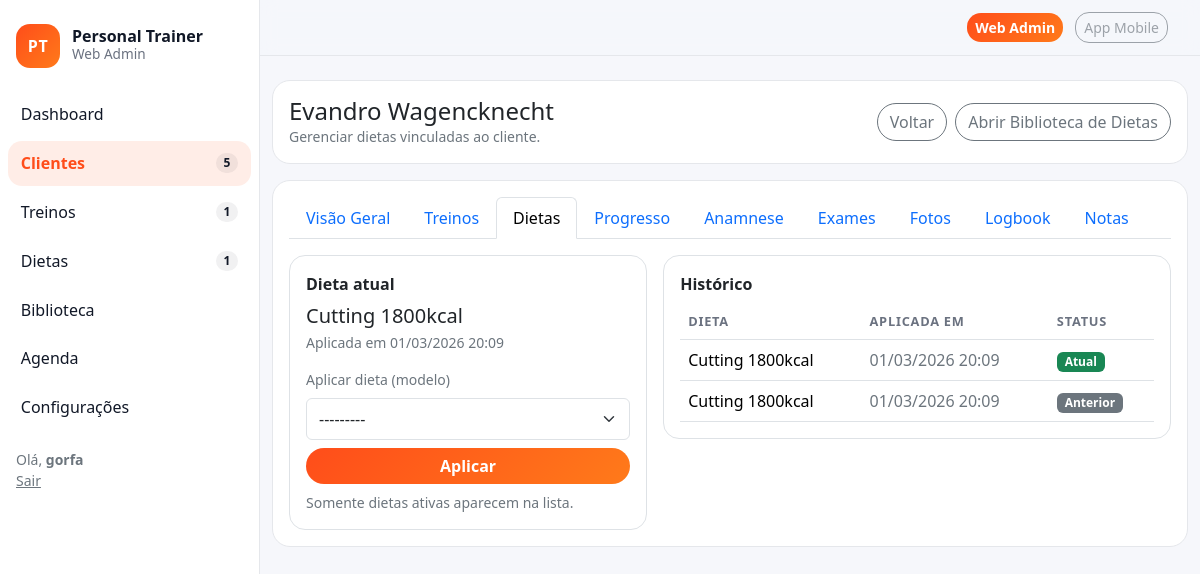
Page /crm/4/dietas/ (signed in) on the committed database.
### crm/models.py (models this page shows, shortened)
class Client(models.Model):
    class Status(models.TextChoices):
        ACTIVE = "active", "Ativo"
        PAUSED = "paused", "Pausado"
        ARCHIVED = "archived", "Arquivado"
    full_name = models.CharField("Nome", max_length=160)
    age = models.PositiveIntegerField("Idade", default=0)
    weight_kg = models.DecimalField("Peso (kg)", max_digits=5, decimal_places=1, default=0)
    height_m = models.DecimalField("Altura (m)", max_digits=4, decimal_places=2, default=0)
    status = models.CharField(max_length=16, choices=Status.choices, default=Status.ACTIVE)
    plan = models.ForeignKey(Plan, on_delete=models.SET_NULL, null=True, blank=True)
    last_activity_at = models.DateField("Última atividade", null=True, blank=True)
    created_at = models.DateTimeField(auto_now_add=True)

### diets/models.py (models this page shows)
class ClientDiet(models.Model):
    client = models.ForeignKey(Client, on_delete=models.CASCADE, related_name="diets")
    plan = models.ForeignKey(DietPlan, on_delete=models.PROTECT)
    applied_at = models.DateTimeField(auto_now_add=True)
    is_current = models.BooleanField(default=True)

class DietPlan(models.Model):
    name = models.CharField(max_length=120)
    total_kcal = models.PositiveIntegerField(default=0)
    is_active = models.BooleanField(default=True)
    def __str__(self) -> str:
        return self.name

### crm/views.py (the view, shortened to what this page needs)
# urls.py: path("<int:pk>/dietas/", views.ClientDietsView.as_view(), name="client_diets"),
class ClientDietsView(LoginRequiredMixin, TemplateView):
    template_name = "crm/client_diets.html"
    def get_client(self):
        return get_object_or_404(Client, pk=self.kwargs["pk"])
    def get_context_data(self, **kwargs):
        ctx = super().get_context_data(**kwargs)
        client = self.get_client()
        ctx["client"] = client
        ctx["current_diet"] = client.diets.select_related("plan").filter(is_current=True).first()
        ctx["history"] = client.diets.select_related("plan").order_by("-applied_at")[:20]
        ctx["plans"] = DietPlan.objects.filter(is_active=True).order_by("name")
        ctx["form"] = ApplyDietForm()
        ctx["active_tab"] = "dietas"
        return ctx

### diets/forms.py
class ApplyDietForm(forms.ModelForm):
    class Meta:
        model = ClientDiet
        fields = ["plan"]
    def __init__(self, *args, **kwargs):
        super().__init__(*args, **kwargs)
        self.fields["plan"].queryset = DietPlan.objects.filter(is_active=True).order_by("name")

### core/context_processors.py (called while the page is built)
def nav_counts(request):
    try:
        return {
            "nav_clients_count": Client.objects.filter(status=Client.Status.ACTIVE).count(),
            "nav_workouts_today": WorkoutPlan.objects.filter(is_active=True).count(),
            "nav_diets_active": DietPlan.objects.filter(is_active=True).count(),
            "nav_alerts_count": Alert.objects.filter(is_open=True).count(),
        }
    except Exception:
        return {"nav_clients_count": 0, "nav_workouts_today": 0, "nav_diets_active": 0, "nav_alerts_count": 0}

### crm/templates/crm/client_diets.html (shortened to what this page needs)
{% extends "base.html" %}
{% block content %}
<div class="card mb-3">
  <div class="card-body d-flex align-items-center justify-content-between flex-wrap gap-3">
    <div>
      <h1 class="h4 mb-0">{{ client.full_name }}</h1>
      <div class="text-secondary small">Gerenciar dietas vinculadas ao cliente.</div>
    </div>
    <div class="d-flex gap-2">
      <a class="btn btn-outline-secondary btn-pill" href="{% url 'crm:client_detail' client.pk %}">Voltar</a>
      <a class="btn btn-outline-secondary btn-pill" href="{% url 'diets:diet_list' %}">Abrir Biblioteca de Dietas</a>
    </div>
  </div>
</div>
<div class="card">
  <div class="card-body">
    {% include "crm/_client_tabs.html" with client=client active_tab=active_tab %}
    <div class="row g-3">
      <div class="col-12 col-lg-5">
        <div class="p-3 border rounded-4">
          <div class="fw-bold mb-2">Dieta atual</div>
          <div class="mb-3">
            {% if current_diet %}
              <div class="h5 mb-1">{{ current_diet.plan.name }}</div>
              <div class="text-secondary small">Aplicada em {{ current_diet.applied_at|date:"d/m/Y H:i" }}</div>
            {% else %}
              <div class="text-secondary">Nenhuma dieta aplicada.</div>
            {% endif %}
          </div>
          <form method="post" class="d-flex flex-column gap-2">
            <label class="small text-secondary">Aplicar dieta (modelo)</label>
            {{ form.plan }}
            <button class="btn btn-brand btn-pill" type="submit">Aplicar</button>
            <div class="small text-secondary">Somente dietas ativas aparecem na lista.</div>
          </form>
        </div>
      </div>
      <div class="col-12 col-lg-7">
        <div class="p-3 border rounded-4">
          <div class="fw-bold mb-2">Histórico</div>
          <div class="table-responsive">
            <table class="table align-middle mb-0">
              <thead>
                <tr>
                  <th>Dieta</th>
                  <th>Aplicada em</th>
                  <th>Status</th>
                </tr>
              </thead>
              <tbody>
                {% for it in history %}
                  <tr>
                    <td>{{ it.plan.name }}</td>
                    <td class="text-secondary">{{ it.applied_at|date:"d/m/Y H:i" }}</td>
                    <td>
                      {% if it.is_current %}
                        <span class="badge text-bg-success">Atual</span>
                      {% else %}
                        <span class="badge text-bg-secondary">Anterior</span>
                      {% endif %}
                    </td>
                  </tr>
                {% empty %}
                  <tr><td colspan="3" class="text-secondary">Sem histórico.</td></tr>
                {% endfor %}
              </tbody>
            </table>
          </div>
        </div>
      </div>
    </div>
  </div>
</div>
{% endblock %}

### templates/base.html (shortened to what this page needs)
{% load static %}
<!doctype html>
<html lang="pt-br">
<head>
  <link href="https://cdn.jsdelivr.net/npm/bootstrap@5.3.3/dist/css/bootstrap.min.css" rel="stylesheet">
  <link href="{% static 'css/theme.css' %}" rel="stylesheet">
</head>
<body class="app-body">
  <div class="app-shell">
    <aside class="app-sidebar">
      <div class="px-3 py-4">
        <div class="brand">
          <div class="brand-mark">PT</div>
          <div class="brand-name">
            <div class="brand-title">Personal Trainer</div>
            <div class="brand-sub">Web Admin</div>
          </div>
        </div>
      </div>
      <nav class="nav flex-column px-2">
        <a class="nav-link {% if request.resolver_match.url_name == 'dashboard' %}active{% endif %}"
           href="{% url 'dashboard' %}">
          <span>Dashboard</span>
        </a>
        <a class="nav-link {% if request.path|slice:':5' == '/crm/' %}active{% endif %}"
           href="{% url 'crm:client_list' %}">
          <span>Clientes</span>
          <span class="badge badge-metric">{{ nav_clients_count }}</span>
        </a>
        <a class="nav-link {% if request.path|slice:':9' == '/treinos/' %}active{% endif %}"
           href="{% url 'workouts:workout_list' %}">
          <span>Treinos</span>
          <span class="badge badge-metric">{{ nav_workouts_today }}</span>
        </a>
        <a class="nav-link {% if request.path|slice:':8' == '/dietas/' %}active{% endif %}"
           href="{% url 'diets:diet_list' %}">
          <span>Dietas</span>
          <span class="badge badge-metric">{{ nav_diets_active }}</span>
        </a>
        <a class="nav-link {% if request.path|slice:':12' == '/biblioteca/' %}active{% endif %}"
           href="{% url 'library:exercises' %}">
          <span>Biblioteca</span>
        </a>
        <a class="nav-link {% if request.path|slice:':10' == '/agenda/' %}active{% endif %}"
           href="{% url 'agenda:calendar' %}">
          <span>Agenda</span>
        </a>
        <a class="nav-link {% if request.path|slice:':10' == '/anamnese/' %}active{% endif %}"
           href="{% url 'anamnesis:builder' %}">
          <span>Configurações</span>
        </a>
        <div class="mt-3 px-2 small text-secondary">
          {% if request.user.is_authenticated %}
            Olá, <strong>{{ request.user.get_short_name|default:request.user.username }}</strong><br>
            <a class="link-secondary" href="{% url 'logout' %}">Sair</a>
          {% else %}
            <a class="link-secondary" href="{% url 'login' %}">Entrar</a>
          {% endif %}
        </div>
      </nav>
    </aside>
    <main class="app-main">
      <header class="app-topbar">
        <div class="container-fluid d-flex align-items-center justify-content-end">
          <div class="topbar-switch ms-auto">
            <a class="btn btn-brand btn-sm me-2" href="/admin/">Web Admin</a>
            <span class="btn btn-outline-secondary btn-sm disabled" aria-disabled="true">App Mobile</span>
          </div>
        </div>
      </header>
      <section class="app-content container-fluid py-4">
        {% block content %}{% endblock %}
      </section>
    </main>
  </div>
</body>
</html>

### static/css/theme.css (style rules this page uses)
:root { --brand:#ff4d1a; --brand-2:#ff7a1a; --brand-soft: rgba(255,77,26,.10); --danger:#ff2d55; --bg:#f6f7fb; --text:#111827; --muted:#6b7280; --card:#ffffff; --border:#e5e7eb; --radius:18px; }
* { box-sizing:border-box }
body { font-family: ui-sans-serif, system-ui, -apple-system, Segoe UI, Roboto, Arial, "Apple Color Emoji","Segoe UI Emoji"; }
.app-body { background:var(--bg); color:var(--text); }
.app-shell { display:flex; min-height:100vh; }
.app-sidebar { width:260px; background:#fff; border-right:1px solid var(--border); position:sticky; top:0; height:100vh; }
.brand { display:flex; align-items:center; gap:12px; }
.brand-mark { width:44px; height:44px; border-radius:14px; background:linear-gradient(135deg,var(--brand),var(--brand-2)); color:#fff; display:flex; align-items:center; justify-content:center; font-weight:900; letter-spacing:.5px; }
.brand-title { font-weight:800; line-height:1; }
.brand-sub { color:var(--muted); font-size:.85rem; }
.app-sidebar .nav-link { display:flex; align-items:center; justify-content:space-between; border-radius:14px; padding:.65rem .8rem; color:#111827; margin-bottom:.25rem; }
.app-sidebar .nav-link.active { background:var(--brand-soft); color:var(--brand); font-weight:700; }
.badge-metric { background:rgba(17,24,39,.06); color:#111827; font-weight:700; border-radius:999px; }
.app-main { flex:1; min-width:0; }
.app-topbar { position:sticky; top:0; z-index:10; background:rgba(246,247,251,.9); backdrop-filter: blur(8px); border-bottom:1px solid var(--border); padding:.75rem 0; }
.btn-brand { background:linear-gradient(135deg,var(--brand),var(--brand-2)); border:0; color:#fff; font-weight:800; border-radius:14px; }
.btn-outline-secondary { border-radius:14px; }
.app-content { padding-bottom:40px; }
.card { border:1px solid var(--border); border-radius:var(--radius); }
.table thead th { color:var(--muted); font-weight:800; font-size:.8rem; text-transform:uppercase; letter-spacing:.06em; }
.btn-pill { border-radius:999px; }
.app-topbar { padding: 12px 20px; }
.topbar-switch { margin-left: auto; }

### rows in the picture
Client: full_name "Evandro Wagencknecht"
ClientDiet: plan.name "Cutting 1800kcal", applied_at "01/03/2026 20:09", is_current "Atual"
ClientDiet: plan.name "Cutting 1800kcal", applied_at "01/03/2026 20:09", is_current "Anterior"

### other values in the picture
{{ nav_clients_count }} "5"
{{ nav_workouts_today }} "1"
{{ nav_diets_active }} "1"
{{ request.user.get_short_name|default:request.user.username }} "gorfa"
